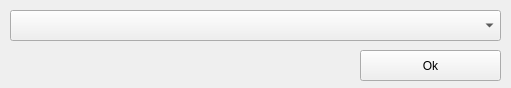
<?xml version="1.0" encoding="UTF-8"?>
<ui version="4.0">
 <class>ChooseMicrophone</class>
 <widget class="QMainWindow" name="ChooseMicrophone">
  <property name="geometry">
   <rect>
    <x>0</x>
    <y>0</y>
    <width>511</width>
    <height>88</height>
   </rect>
  </property>
  <property name="windowTitle">
   <string>MainWindow</string>
  </property>
  <widget class="QWidget" name="centralwidget">
   <widget class="QComboBox" name="comboBox">
    <property name="geometry">
     <rect>
      <x>10</x>
      <y>10</y>
      <width>491</width>
      <height>31</height>
     </rect>
    </property>
   </widget>
   <widget class="QPushButton" name="pushButton">
    <property name="geometry">
     <rect>
      <x>360</x>
      <y>50</y>
      <width>141</width>
      <height>31</height>
     </rect>
    </property>
    <property name="text">
     <string>Ok</string>
    </property>
   </widget>
  </widget>
 </widget>
 <resources/>
 <connections/>
</ui>
